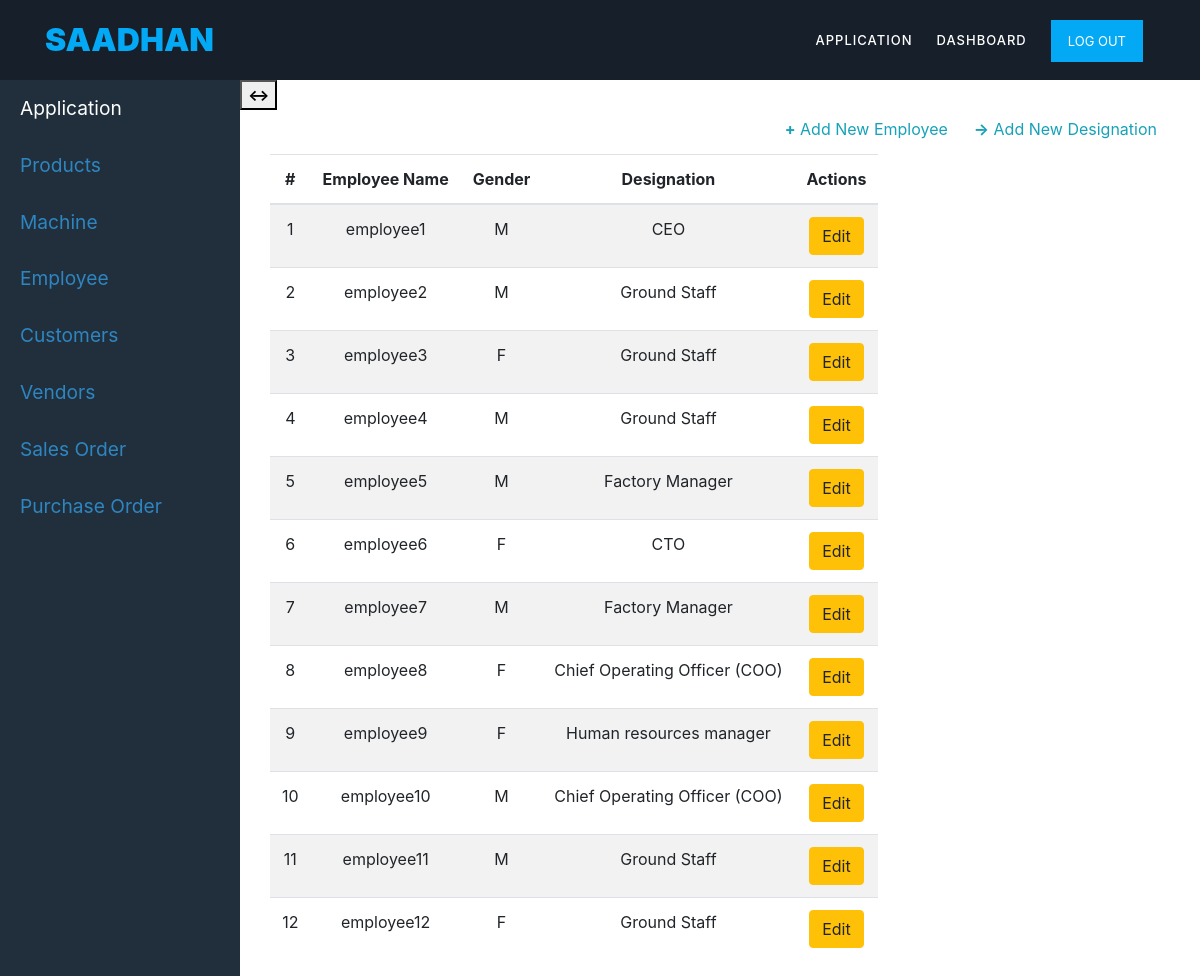
/update_employee/ (signed in), run on the app's committed database.
### mainapp/models.py (models this page shows, shortened)
class employee(models.Model):
	SEX=(
	('M','Male'),
	('F','Female'),('O','Other')
	)
	employee_name=models.CharField(max_length=10)
	firm = models.ForeignKey(user_firm,blank=True,on_delete=models.CASCADE)
	employee_designation=models.ForeignKey('designation',null=True, on_delete=models.SET_NULL)
	sex=models.CharField(max_length=6, choices=SEX, null=True)
	class Meta:
		permissions = []

class designation(models.Model):
	firm = models.ForeignKey(user_firm,blank=True,on_delete=models.CASCADE)
	designation_name=models.CharField(max_length=50)
	def __str__(self):
		return self.designation_name

### mainapp/views.py (the view)
# urls.py: path('update_employee/', update_employee, name='update_employee'),
@login_required
def update_employee(request):
	employees=employee.objects.all()
	context={'employees':employees,'title':'Update Employee'}
	return render(request, 'mainapp/update_employee.html', context)

### mainapp/templates/mainapp/update_employee.html
{% extends 'mainapp/application.html' %}
{% block application_content %}
{% load crispy_forms_tags %}
<div class="container">
    <div class="row">
    <div class="col-12 col-md-offset-12 custyle">
    <table class="table table-striped table-responsive">
    <thead>
    <a href="{% url 'create_designation' %}" class="btn text-info btn-xs pull-right"><b>-></b> Add New Designation</a>
    <a href="{% url 'add_employee' %}" class="btn text-info btn-xs pull-right"><b>+</b> Add New Employee</a>
    <legend>Employee ({{employees|length}})</legend>
    <tr>
            <th class="text-center">#</th>
            <th class="text-center">Employee Name</th>
            <th class="text-center">Gender</th>
            <th class="text-center">Designation</th>
            <th class="text-center">Actions</th>
        </tr>
    </thead>
            {% for employees in employees %}
            <tr>
                <td class="text-center">{{employees.id}}</td>
                <td class="text-center">{{employees.employee_name}}</td>
                <td class="text-center">{{employees.sex}}</td>
                <td class="text-center">{{employees.employee_designation}}</td>
                <td class="text-center"><a href="{% url 'edit_employee' employees.id %}" class="btn btn-warning">Edit</a></td>
            </tr>
            {% endfor %}
    </table>
    </div>
</div>
</div>
{% endblock %}

### mainapp/static/css/custom.css (style rules this page uses)
.body_design { background-color: #fff; }
html, body, div, span, applet, object, iframe, h1, h2, h3, h4, h5, h6, p, blockquote, div pre, a, abbr, acronym, address, big, cite, code, del, dfn, em, font, img, ins, kbd, q, s, samp, small, strike, strong, sub, sup, tt, var, b, u, i, center, dl, dt, dd, ol, ul, li, figure, header, nav, section, article, aside, footer, figcaption { margin: 0; padding: 0; border: 0; outline: 0; }
* { box-sizing: border-box; }
html, body { font-family: 'Poppins', sans-serif; font-weight: 400; background-color: #fff; font-size: 16px; -ms-text-size-adjust: 100%; -webkit-font-smoothing: antialiased; -moz-osx-font-smoothing: grayscale; }
a { text-decoration: none !important; }
html, body { background: #fff; font-family: 'Poppins', sans-serif; }

### data on the page
employee: id "1", employee_name "employee1", sex "M", employee_designation "CEO"
employee: id "2", employee_name "employee2", sex "M", employee_designation "Ground Staff"
employee: id "3", employee_name "employee3", sex "F", employee_designation "Ground Staff"
employee: id "4", employee_name "employee4", sex "M", employee_designation "Ground Staff"
employee: id "5", employee_name "employee5", sex "M", employee_designation "Factory Manager"
employee: id "6", employee_name "employee6", sex "F", employee_designation "CTO"
employee: id "7", employee_name "employee7", sex "M", employee_designation "Factory Manager"
employee: id "8", employee_name "employee8", sex "F", employee_designation "Chief Operating Officer (COO)"
employee: id "9", employee_name "employee9", sex "F", employee_designation "Human resources manager"
employee: id "10", employee_name "employee10", sex "M", employee_designation "Chief Operating Officer (COO)"
employee: id "11", employee_name "employee11", sex "M", employee_designation "Ground Staff"
employee: id "12", employee_name "employee12", sex "F", employee_designation "Ground Staff"
